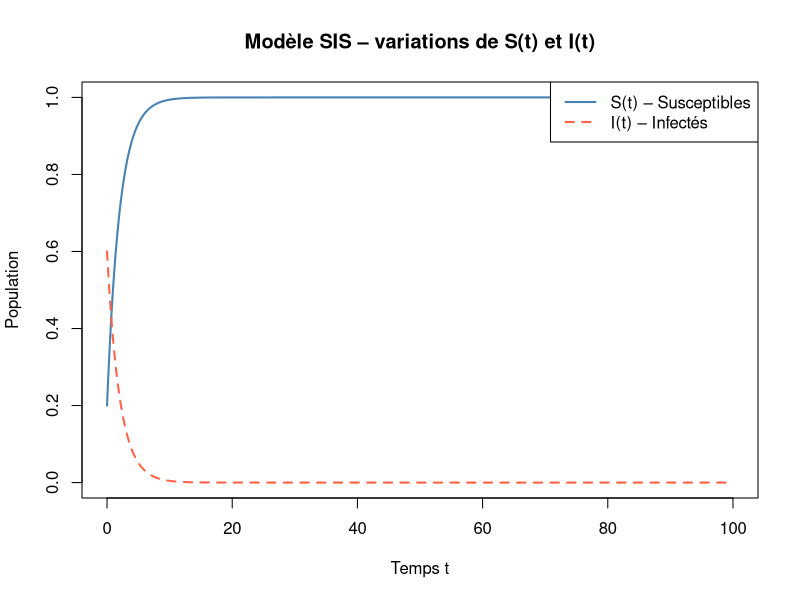

Source code (R):
# Paramètres du modèle SIS
mu    <- 0.5
beta  <- 0.014
alpha <- 0.001
S0    <- 0.2
I0    <- 0.6

# Système d'équations différentielles
sis_model <- function(t, state, params) {
  S <- state["S"]
  I <- state["I"]
  
  dS <- mu - beta * S * I - mu * S
  dI <- beta * S * I - (mu + alpha) * I
  
  list(c(dS, dI))
}

# Résolution avec deSolve
library(deSolve)

etat_initial <- c(S = S0, I = I0)
temps        <- seq(0, 100, by = 0.1)

sol <- ode(
  y     = etat_initial,
  times = temps,
  func  = sis_model,
  parms = NULL
)

sol <- as.data.frame(sol)

# Tracé de S(t) et I(t)
plot(sol$time, sol$S,
     type = "l", col = "steelblue", lwd = 2,
     ylim = range(c(sol$S, sol$I)),
     xlab = "Temps t",
     ylab = "Population",
     main = "Modèle SIS – variations de S(t) et I(t)")

lines(sol$time, sol$I,
      col = "tomato", lwd = 2, lty = 2)

legend("topright",
       legend = c("S(t) – Susceptibles", "I(t) – Infectés"),
       col    = c("steelblue", "tomato"),
       lty    = c(1, 2), lwd = 2)
